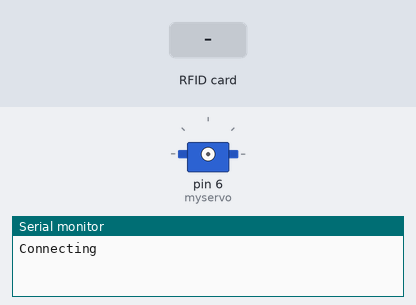
A sketch run on a simulated Arduino Uno, built with avr-gcc and run on an emulated ATmega328P. Shown: servo, the last lines printed to the serial monitor. Inputs (shaded band) come from the test bench.

Above: at 2.2 s.
2.3 s: RFID card 5E 7A 19 C4 held to the reader
At 3.6 s:
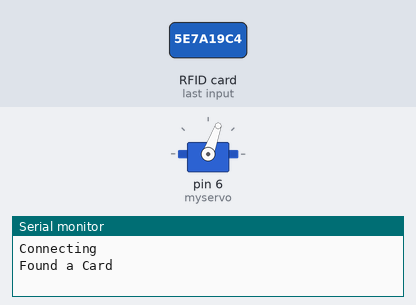
At 5.6 s:
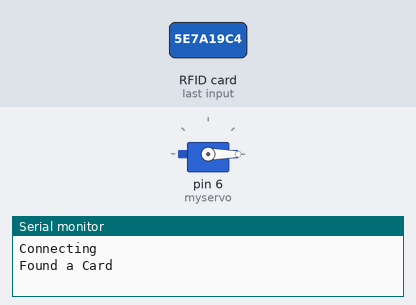
Timing chart, 0 to 7.1 s (numbered marks = the images above; inputs shaded):
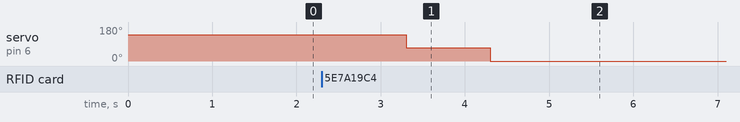

The sketch:

RFIDSpiderServo.ino
```cpp
// used this library for rfid.... https://github.com/ArcaEgeCengiz/RFID
// used this article to get it to work with the servo... just adjusted for LED
// Found at this article... https://create.arduino.cc/projecthub/Arca_Ege/arduino-rfid-servo-box-4361f1

#include <SPI.h>
#include <RFID.h>

#include <Servo.h>

Servo myservo;

RFID rfid(10, 9);

boolean card;

void setup() {


  Serial.begin(9600);
  SPI.begin();
  rfid.init();

 // myservo.attach(6);

Serial.println("Connecting");

 delay(1000); // sanity delay


}

void loop() {
 if (rfid.isCard())
  {
      Serial.println("Found a Card");


      myservo.attach(6);
      // continuos servo: write 90: Dont move. Write 180 turns Left or Right, Write 0 turns the other way. THe delay is how long you turn for.
       myservo.write(140);
       delay(1000);

      myservo.write(70);
      delay(1000);

      myservo.write(-70);
      delay(1000);


      //  myservo.write(60);
      //  delay(850);


     // rfid.halt();

      myservo.detach();
  }
  else
  {
    // stop it from moving
    myservo.detach();
     }

}
```

Measured:
- after the input at 2.3 s, servo on pin 6 (myservo): 140° → 70° after 1.0 s, → 0° 1.0 s later
